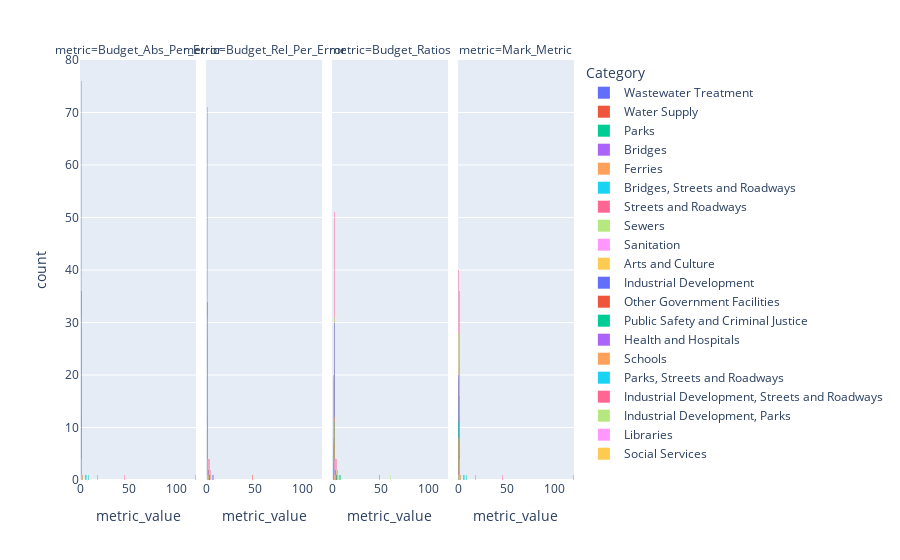

Source (notebook cell):
### Markdown cell above
#### Comparing 3 budget metrics

### Code cell
px.histogram(df_pid_melted,x="metric_value", facet_col="metric", color="Category", barmode="overlay" )
